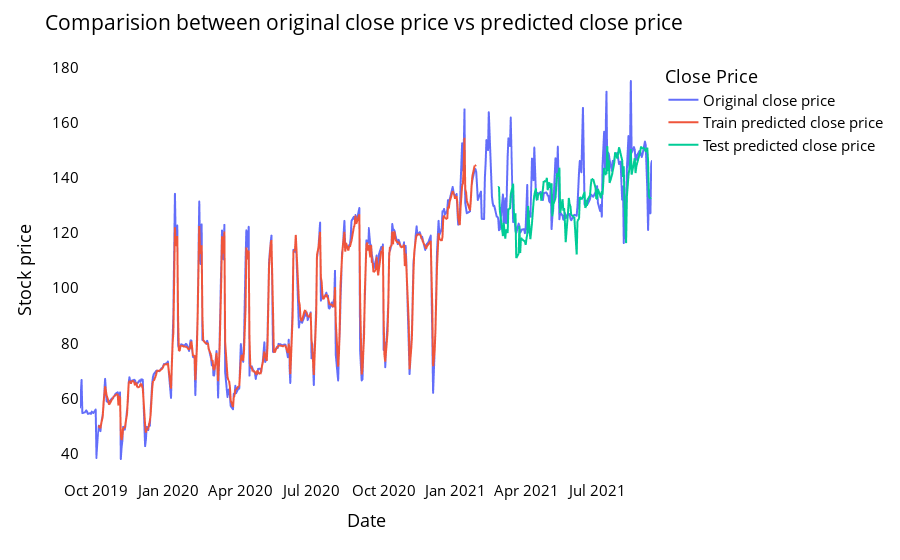

The notebook cell saved with this chart:
### Markdown cell above
# Comparison between original price vs predicted price from our model

### Code cell
# shifting train predictions for plotting
look_back = time_step
trainPredictPlot = np.empty_like(closedf)
trainPredictPlot[:, :] = np.nan
trainPredictPlot[look_back:len(train_predict)+look_back, :] = train_predict
print("Train predicted data: ", trainPredictPlot.shape)
# shifting test predictions for plotting
testPredictPlot = np.empty_like(closedf)
testPredictPlot[:, :] = np.nan
testPredictPlot[len(train_predict)+(look_back*2)+1:len(closedf)-1, :] = test_predict
print("Test predicted data: ", testPredictPlot.shape)
names = cycle(['Original close price','Train predicted close price','Test predicted close price'])
# plotting the results 
plotdf = pd.DataFrame({'Date': close_stock['Date'],
                       'original_close': close_stock['Close'],
                      'train_predicted_close': trainPredictPlot.reshape(1,-1)[0].tolist(),
                      'test_predicted_close': testPredictPlot.reshape(1,-1)[0].tolist()})

fig = px.line(plotdf,x=plotdf['Date'], y=[plotdf['original_close'],plotdf['train_predicted_close'],
                                          plotdf['test_predicted_close']],
              labels={'value':'Stock price','Date': 'Date'})
fig.update_layout(title_text='Comparision between original close price vs predicted close price',
                  plot_bgcolor='white', font_size=15, font_color='black', legend_title_text='Close Price')
fig.for_each_trace(lambda t:  t.update(name = next(names)))

fig.update_xaxes(showgrid=False)
fig.update_yaxes(showgrid=False)
fig.show()

### Figure 1 — Plotly figure (JSON) as saved in the notebook; plotly's stock layout.template omitted (floating-point values rounded to 4 significant figures; data arrays with more than 128 entries replaced by an {"elided": "..."} marker saying what was removed)
{"data": [{"hovertemplate": "variable=original_close<br>Date=%{x}<br>Stock price=%{y}<extra></extra>", "legendgroup": "original_close", "line": {"color": "#636efa", "dash": "solid"}, "marker": {"symbol": "circle"}, "mode": "lines", "name": "Original close price", "showlegend": true, "type": "scattergl", "x": {"elided": "504 str values"}, "xaxis": "x", "y": {"elided": "504 float values"}, "yaxis": "y"}, {"hovertemplate": "variable=train_predicted_close<br>Date=%{x}<br>Stock price=%{y}<extra></extra>", "legendgroup": "train_predicted_close", "line": {"color": "#EF553B", "dash": "solid"}, "marker": {"symbol": "circle"}, "mode": "lines", "name": "Train predicted close price", "showlegend": true, "type": "scattergl", "x": {"elided": "504 str values"}, "xaxis": "x", "y": {"elided": "504 float values"}, "yaxis": "y"}, {"hovertemplate": "variable=test_predicted_close<br>Date=%{x}<br>Stock price=%{y}<extra></extra>", "legendgroup": "test_predicted_close", "line": {"color": "#00cc96", "dash": "solid"}, "marker": {"symbol": "circle"}, "mode": "lines", "name": "Test predicted close price", "showlegend": true, "type": "scattergl", "x": {"elided": "504 str values"}, "xaxis": "x", "y": {"elided": "504 float values"}, "yaxis": "y"}], "layout": {"font": {"color": "black", "size": 15}, "legend": {"title": {"text": "Close Price"}, "tracegroupgap": 0}, "margin": {"t": 60}, "plot_bgcolor": "white", "title": {"text": "Comparision between original close price vs predicted close price"}, "xaxis": {"anchor": "y", "domain": [0, 1], "showgrid": false, "title": {"text": "Date"}}, "yaxis": {"anchor": "x", "domain": [0, 1], "showgrid": false, "title": {"text": "Stock price"}}}}
